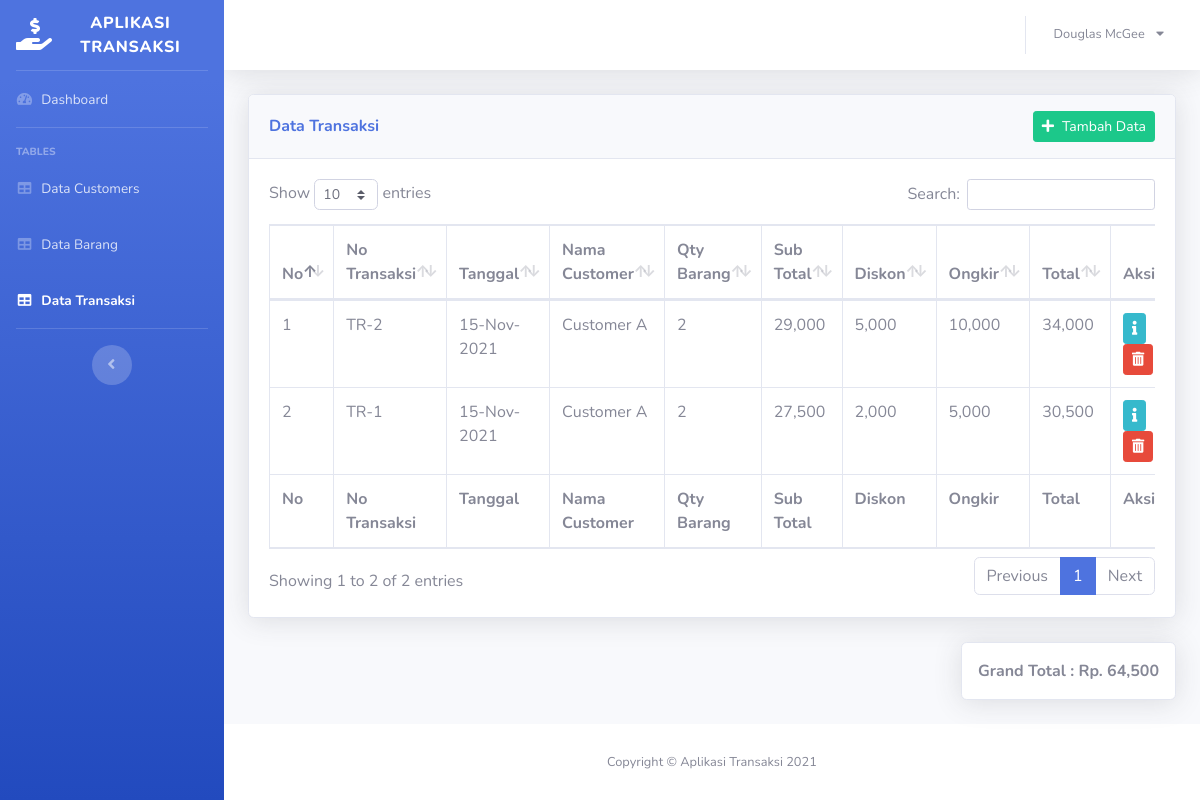
/index.php?page=table-transaksi, run on the app's committed database.
### tables this page shows
CREATE TABLE `t_sales` (
  `id_sales` int(11) NOT NULL,
  `kode_sales` varchar(15) NOT NULL,
  `tgl` datetime NOT NULL,
  `id_customer` int(11) NOT NULL,
  `subtotal` decimal(10,0) NOT NULL,
  `diskon` decimal(10,0) NOT NULL,
  `ongkir` decimal(10,0) NOT NULL,
  `total_bayar` decimal(10,0) NOT NULL
);

CREATE TABLE `m_customer` (
  `id_customer` int(11) NOT NULL,
  `kode_customer` varchar(10) NOT NULL,
  `nama_customer` varchar(100) NOT NULL,
  `telp` varchar(20) NOT NULL
);

### pages/page-transaksi/table-transaksi.php (the view, shortened to what this page needs)
<?php
$sql = "SELECT t_sales.id_sales AS id_sales, t_sales.kode_sales AS kode_sales, t_sales.tgl AS tgl, m_customer.nama_customer AS nama_customer, SUM(t_sales_det.qty) AS qty, t_sales.subtotal AS subtotal, t_sales.diskon AS diskon, t_sales.ongkir AS ongkir, t_sales.total_bayar AS total_bayar
        FROM ((t_sales
        INNER JOIN m_customer ON t_sales.id_customer = m_customer.id_customer)
        INNER JOIN t_sales_det ON t_sales.id_sales = t_sales_det.id_sales)
        GROUP BY kode_sales
        ORDER BY tgl DESC";
$result = $conn->query($sql);
$sqlGrandTotal = $conn->query("SELECT SUM(total_bayar) AS grand_total FROM t_sales");
$rowGrandTotal = $sqlGrandTotal->fetch_assoc();
?>
<div class="card shadow mb-4">
    <div class="card-header py-3">
        <div class="d-flex justify-content-between align-items-center">
            <h6 class="m-0 font-weight-bold text-primary">Data Transaksi</h6>
            <a href="index.php?page=table-transaksi-tambah" class="btn btn-sm btn-success"><span class="fa fa-plus mr-2"></span>Tambah Data</a>
        </div>
    </div>
    <div class="card-body">
        <div class="table-responsive">
            <table class="table table-bordered" id="dataTable" width="100%" cellspacing="0">
                <thead>
                    <tr>
                        <th>No</th>
                        <th>No Transaksi</th>
                        <th>Tanggal</th>
                        <th>Nama Customer</th>
                        <th>Qty Barang</th>
                        <th>Sub Total</th>
                        <th>Diskon</th>
                        <th>Ongkir</th>
                        <th>Total</th>
                        <th>Aksi</th>
                    </tr>
                </thead>
                <tfoot>
                    <tr>
                        <th>No</th>
                        <th>No Transaksi</th>
                        <th>Tanggal</th>
                        <th>Nama Customer</th>
                        <th>Qty Barang</th>
                        <th>Sub Total</th>
                        <th>Diskon</th>
                        <th>Ongkir</th>
                        <th>Total</th>
                        <th>Aksi</th>
                    </tr>
                </tfoot>
                <tbody>
                    <?php if ($result->num_rows > 0) { ?>
                        <?php $no = 1; ?>
                        <?php while ($row = $result->fetch_assoc()) { ?>
                            <tr>
                                <td><?= $no++ ?></td>
                                <td><?= $row['kode_sales'] ?></td>
                                <td><?= date("d-M-Y", strtotime($row['tgl'])) ?></td>
                                <td><?= $row['nama_customer'] ?></td>
                                <td><?= $row['qty'] ?></td>
                                <td><?= number_format($row['subtotal']) ?></td>
                                <td><?= number_format($row['diskon']) ?></td>
                                <td><?= number_format($row['ongkir']) ?></td>
                                <td><?= number_format($row['total_bayar']) ?></td>
                                <td>
                                    <a href="index.php?page=table-transaksi-info&id_sales=<?= $row['id_sales'] ?>" class="btn btn-sm btn-info"><span class="fas fa-info"></span></a>
                                    <a href="index.php?page=table-transaksi-hapus&id_sales=<?= $row['id_sales'] ?>" class="btn btn-sm btn-danger" onclick="return confirm('Jika Anda menghapus data transaksi ini maka data transaksi detail yang menggunakan data transaksi ini otomatis terhapus, Apakah anda yakin?')"><span class="fas fa-trash-alt"></span></a>
                                </td>
                            </tr>
                        <?php } ?>
                    <?php } ?>
                </tbody>
            </table>
        </div>
    </div>
</div>
<div class="d-flex justify-content-end mb-4">
    <div class="card shadow">
        <div class="card-body p-0 pt-3 px-3">
            <p class="text-center font-weight-bold">Grand Total : Rp. <?= number_format($rowGrandTotal['grand_total']) ?></p>
        </div>
    </div>
</div>

### data on the page
t_sales: kode_sales "TR-2", tgl "15-Nov-2021", id_customer.nama_customer "Customer A", qty "2", subtotal "29,000", diskon "5,000", ongkir "10,000", total_bayar "34,000"
t_sales: kode_sales "TR-1", tgl "15-Nov-2021", id_customer.nama_customer "Customer A", qty "2", subtotal "27,500", diskon "2,000", ongkir "5,000", total_bayar "30,500"

### other printed values
$rowGrandTotal['grand_total'] "64,500"
